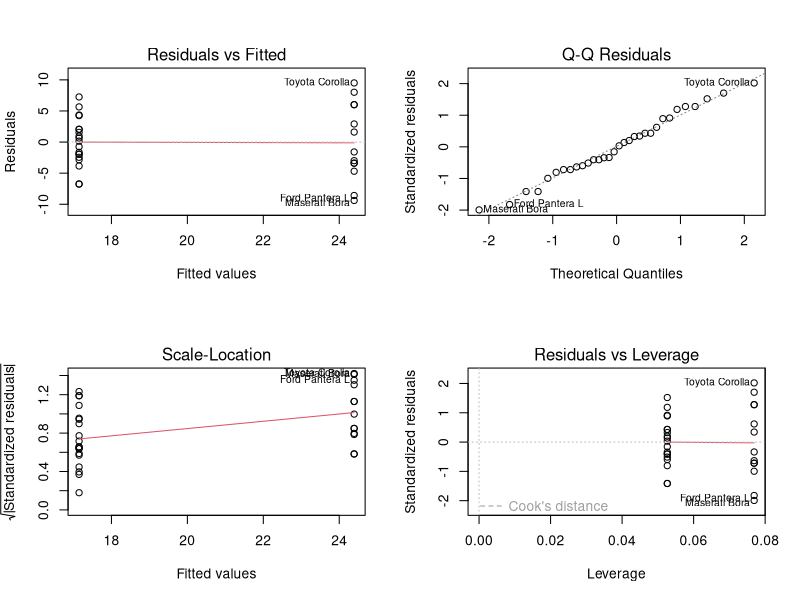
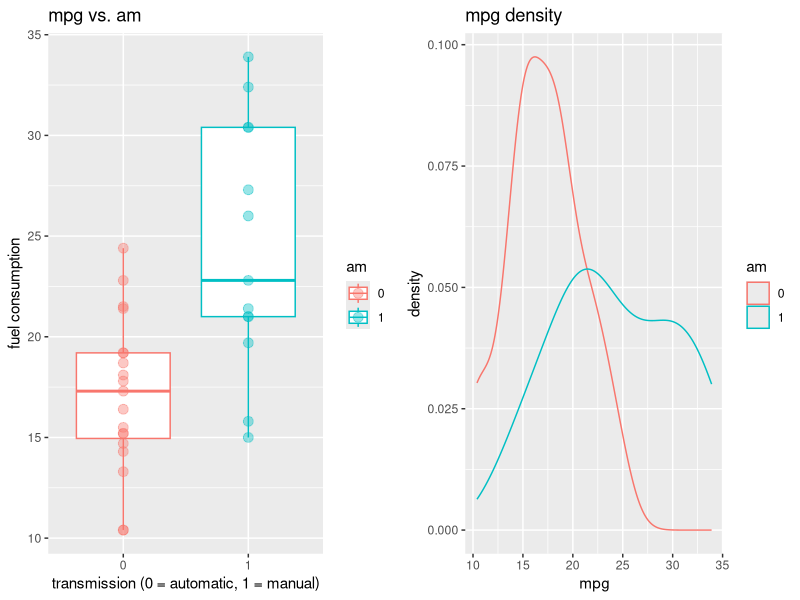

These charts were generated, in order, by the following R code:
## ---- chunk 1
knitr::opts_chunk$set(echo = TRUE)
## ---- chunk 2
data(mtcars)
## ---- chunk 3
mtcars$am <- factor(mtcars$am)
## ---- chunk 4
fit <- lm(mpg~am, data = mtcars)
coefficients(fit)
## ---- chunk 5
summary(fit)
## ---- chunk 6
par(mfrow = c(2, 2)); plot(fit)
## ---- chunk 7
# structure of the data set
str(mtcars)
# value counts for `am`
table(mtcars$am)
# mpg for automatic/manual transmission
library(ggplot2)
library(gridExtra)
g1 <- ggplot(data = mtcars, aes(x = am, y = mpg, color = am)) + 
  geom_boxplot() + geom_point(size = 3, alpha = 0.4) + 
  labs(title = "mpg vs. am", 
       x = "transmission (0 = automatic, 1 = manual)", y = "fuel consumption")
g2 <- ggplot(data = mtcars, aes(x = mpg, color = am)) + geom_density() +
  labs(title = "mpg density")
grid.arrange(g1, g2, ncol = 2)
